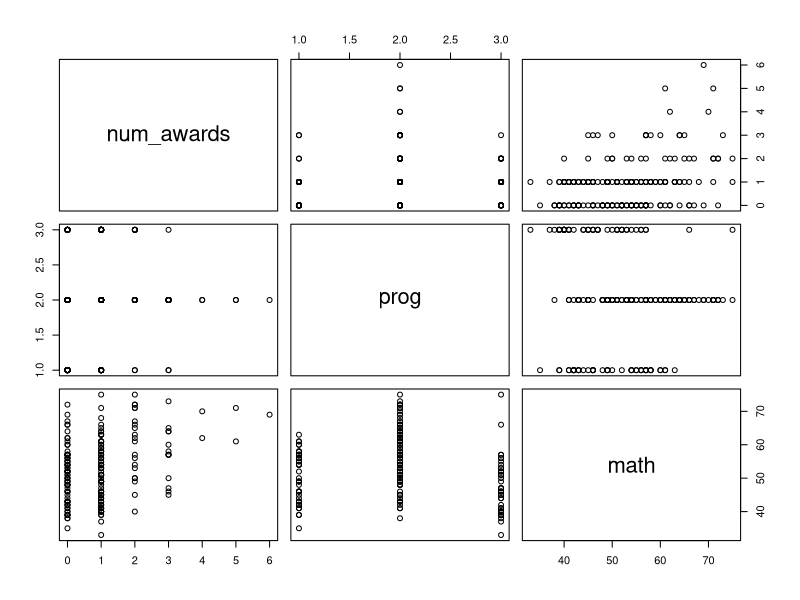

Reproduce this figure in R.
awards.data <- read.table("datas/awards.txt", header = TRUE)
awards.data

pairs(awards.data)

# a
awardglm <- glm(num_awards ~ prog, family = poisson, data = awards.data)
summary(awardglm) # the type of program does not influence the number of awards

awards.data$prog = as.factor(awards.data$prog)
awardglm <- glm(num_awards ~ prog, family = poisson, data = awards.data)
summary(awardglm) # not significant 0.141
# program2(0.00106) is significant with program3(0.07199 ) is not significant
# program2 has a positive estimated value and significant p-value, therefore program2 is efficient.


# b
kruskal.test(num_awards ~ prog, data= awards.data) # 0.00462


# c
awardglm2 <- glm(num_awards ~ prog + math, family = poisson, data = awards.data)
summary(awardglm2)


awardglm.interaction <- glm(num_awards ~ prog * math, family = poisson, data = awards.data)
summary(awardglm.interaction)


# Estimate the number of awards for the vocational program and math score 55.
new.data = data.frame(prog="1",math=55)
predict(awardglm2,new.data,type = "response") # 0.6671683 
predict(awardglm.interaction,new.data,type = "response") # 0.6323158 
